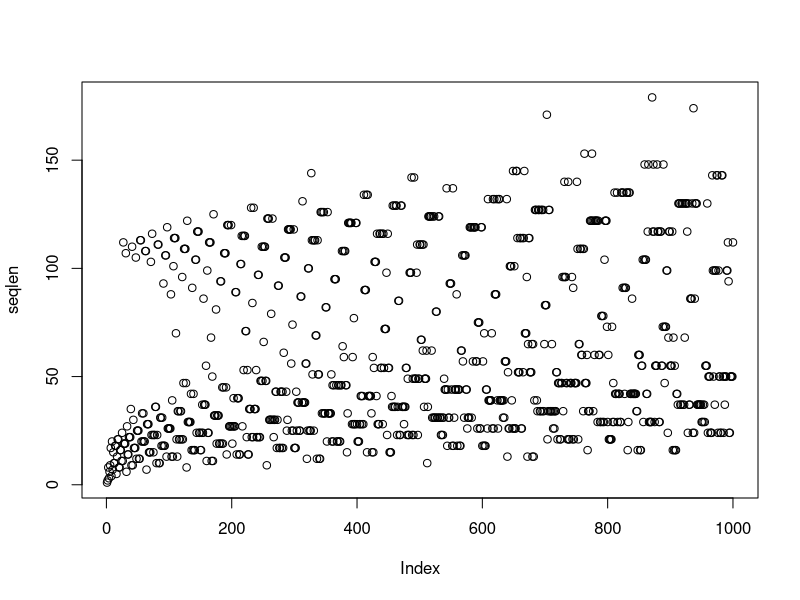
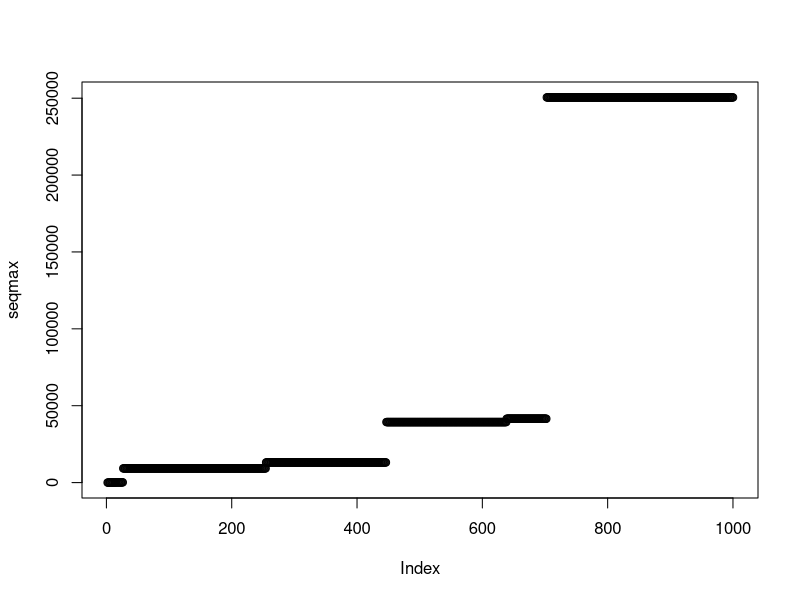

Reproduce these figures in R, in order.
seqlen = c()
sequence = c()
seqmax = c()
for (i in 1:1000){
	n = i
	counter = 1
	while(n != 1){
		if (n%%2 == 0){
			n = as.integer(n/2)
		}
		else {
			n = as.integer(3*n+1)
		}
		counter = counter + 1
		sequence = c(sequence,n)
	}
	seqmax = c(seqmax,max(sequence))
	seqlen = c(seqlen,counter)
}
png("seqlen.png")
plot(seqlen)
dev.off()
png("seqmax.png")
plot(seqmax)
dev.off()
